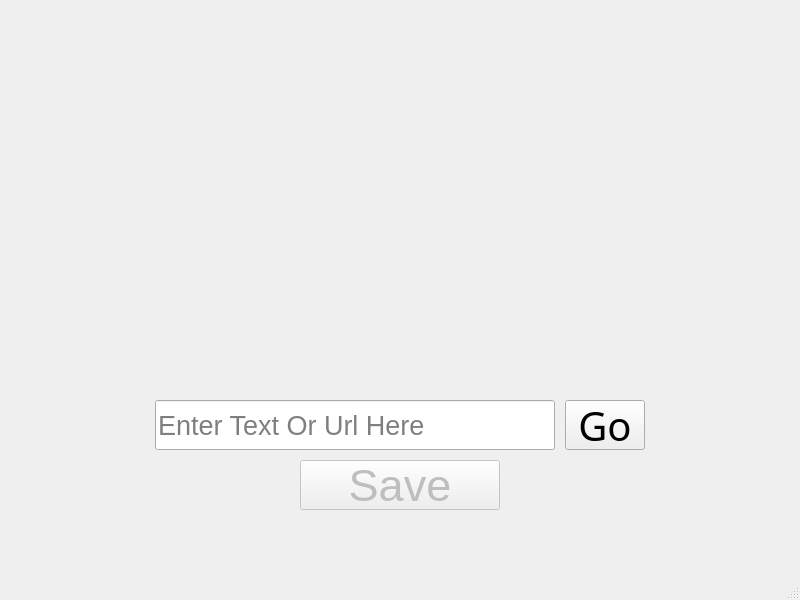
<?xml version="1.0" encoding="UTF-8"?>
<ui version="4.0">
 <class>MainWindow</class>
 <widget class="QMainWindow" name="MainWindow">
  <property name="windowModality">
   <enum>Qt::NonModal</enum>
  </property>
  <property name="geometry">
   <rect>
    <x>0</x>
    <y>0</y>
    <width>800</width>
    <height>600</height>
   </rect>
  </property>
  <property name="font">
   <font>
    <pointsize>8</pointsize>
   </font>
  </property>
  <property name="windowTitle">
   <string>QR Code Generator</string>
  </property>
  <property name="tabShape">
   <enum>QTabWidget::Rounded</enum>
  </property>
  <widget class="QWidget" name="centralwidget">
   <widget class="QPushButton" name="GoButton">
    <property name="geometry">
     <rect>
      <x>565</x>
      <y>400</y>
      <width>80</width>
      <height>50</height>
     </rect>
    </property>
    <property name="font">
     <font>
      <family>Gill Sans MT</family>
      <pointsize>30</pointsize>
     </font>
    </property>
    <property name="text">
     <string>Go</string>
    </property>
    <property name="iconSize">
     <size>
      <width>16</width>
      <height>16</height>
     </size>
    </property>
   </widget>
   <widget class="QPushButton" name="SaveButton">
    <property name="enabled">
     <bool>false</bool>
    </property>
    <property name="geometry">
     <rect>
      <x>300</x>
      <y>460</y>
      <width>200</width>
      <height>50</height>
     </rect>
    </property>
    <property name="font">
     <font>
      <pointsize>34</pointsize>
     </font>
    </property>
    <property name="text">
     <string>Save</string>
    </property>
   </widget>
   <widget class="QLineEdit" name="Input">
    <property name="geometry">
     <rect>
      <x>155</x>
      <y>400</y>
      <width>400</width>
      <height>50</height>
     </rect>
    </property>
    <property name="font">
     <font>
      <pointsize>20</pointsize>
     </font>
    </property>
    <property name="placeholderText">
     <string>Enter Text Or Url Here</string>
    </property>
    <property name="clearButtonEnabled">
     <bool>false</bool>
    </property>
   </widget>
   <widget class="QLabel" name="imgHolder">
    <property name="geometry">
     <rect>
      <x>225</x>
      <y>20</y>
      <width>350</width>
      <height>350</height>
     </rect>
    </property>
    <property name="text">
     <string/>
    </property>
   </widget>
  </widget>
  <widget class="QStatusBar" name="statusbar"/>
 </widget>
 <resources/>
 <connections/>
</ui>
